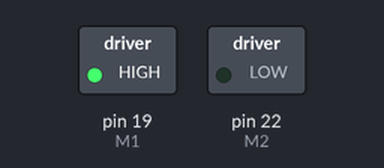
Recording of a sketch running on a simulated Arduino Mega 2560, built with avr-gcc and run on an emulated ATmega2560. On the bench: switched loads named in the sketch (green lamp = pin HIGH).

Above: at 1.0 s.
At 3.0 s:
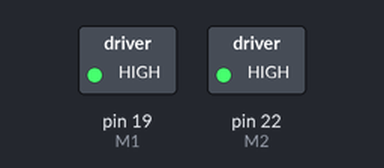
At 5.0 s:
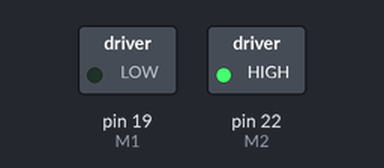
At 7.0 s:
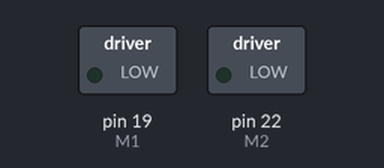
Timing chart, 0 to 10.4 s (numbered marks = the images above):
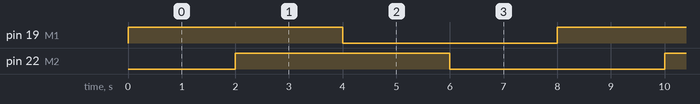

The sketch:

m5atom-motor.ino
```cpp
// #include <M5Atom.h>

//Motor and Switch

#define M1 19
#define M2 22
#define SW  21

#define DLY 2000

void setup() {
  // put your setup code here, to run once:
  pinMode(M1, OUTPUT);
  pinMode(M2, OUTPUT);
  digitalWrite(M1,LOW);
  digitalWrite(M2,LOW);

}

void loop() {
  // put your main code here, to run repeatedly:
  digitalWrite(M1,HIGH);
  delay(DLY);
  digitalWrite(M2,HIGH);
  delay(DLY);
  digitalWrite(M1,LOW);
  delay(DLY);
  digitalWrite(M2,LOW);
  delay(DLY);
}
```

Measured:
- by itself, pin 19 (M1), pin 22 (M2): alternates HIGH for 4.0 s and LOW for 4.0 s
- by itself, everything shown: repeats every 8.0 s, in 4 steps
